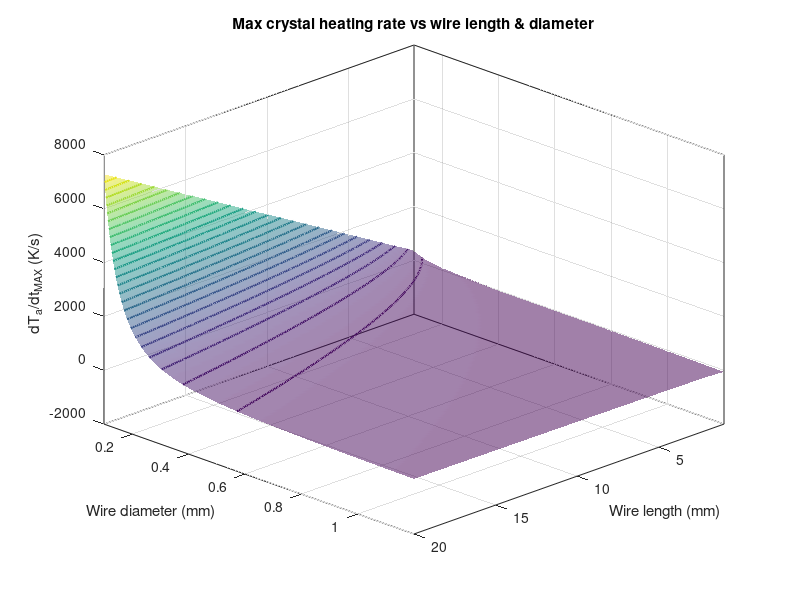
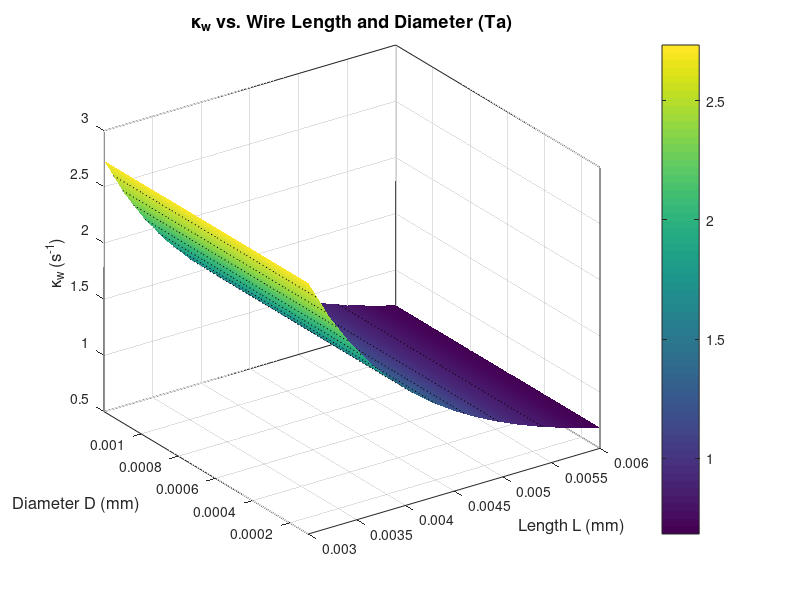
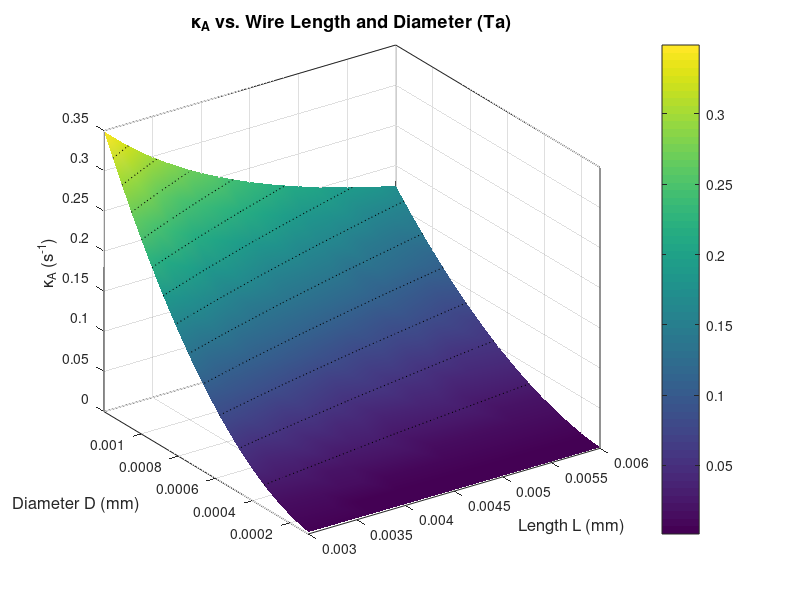

Reproduce these figures in MATLAB, in order. (Note: this script raises an error after producing the figures.)
%% 9/9 - FIG 3 DERIVE (eq 8 visualization as fct of radius and length of wire; add radiative loss later) 
%9/11 - really just replication of doc's calculations, adjustable wire
%dimensions

molarheatcap_Ta = 25.36; %J/mol K 
atomicmass_Ta = 180.947; %g/mol
length_wire = 0.005; %m, original 0.005 
diameter_wire = 0.0006; %m, original 0.0006
area_wire = pi() * (diameter_wire/2)^2; %2.8 * 10^-7 m^2 

conduct_Ta = 57.5; %W/ m*K
conduct_wire = conduct_Ta * (area_wire/length_wire); %W/K, ~3.3 x 10^-3

density_Ta = 16.678; %g/cm^3
mass_wire = density_Ta * length_wire * area_wire * 10^6;
heatcap_wire = (mass_wire / atomicmass_Ta) * molarheatcap_Ta; 


kapp_w = conduct_wire/heatcap_wire;

% 9/18 - KAPP_A

ni_radius = 0.005; %m
ni_thick = 0.0002; %m 
ni_density = 8.9 * 10^3; %kg / m^3
mass_crystal = pi() * ni_radius^2 * ni_thick * ni_density; %1.398 * 10^-4 kg
C_ni = 26.07; %J/mol K
atomicmass_Ni = 58.69; %g/mol
heatcap_crystal = C_ni * (mass_crystal*1000)/atomicmass_Ni; %0.0621 J/K

kapp_a = conduct_wire/heatcap_crystal; %0.052 s^-1



% EQ 8 FOR CRYSTAL TEMP

% ---- Parameters 
Tb     = 80;           % K, cooling block
rho = 1900;          % K/s, effective wire "resistivity" from DeAngelis/Anton
Ta0    = 200;          % K, initial crystal temp


% GEOMETRY MOD, DISPLACING RHO = 1900 INDEPENDENT OF WIRE DIAMETER
rho_elec_Ta  = 2.22e-7;           % ohm * m (for Ta @ 300K) 1.38 
R     = rho_elec_Ta * length_wire / area_wire;  % ohm 
I_max = 40;                 
rho   = (I_max^2 * R) / heatcap_wire;    % K/s when input=1


dTa_dT_MAX = ((kapp_a * rho) / (2 * kapp_w)) - (kapp_a/2 * (Ta0 - Tb));

%ALT DEFINE kapp_w/rho 

reduced = 7.263e-4; %kapp_w / rho 
%dTa_dT_MAX = (kapp_a * reduced^-1) / 2 - (kapp_a/2 * (Ta0-Tb));

%% 9/25 - EQUATION 8 FOR MAX RATE CONTOUR 


% Sweeps
length_wireSPAN   = linspace(1e-3, 20e-3, 150);       % m
diameter_wireSPAN = linspace(0.1e-3, 1.2e-3, 150);    % m
[length_wireSPAN, diameter_wireSPAN] = meshgrid(length_wireSPAN, diameter_wireSPAN);

% Geometry-dependent terms
area_wireSPAN      = pi*(diameter_wireSPAN/2).^2;                          % m^2
conduct_wireSPAN   = conduct_Ta .* (area_wireSPAN ./ length_wireSPAN);     % W/K
mass_wireSPAN_g    = density_Ta .* (length_wireSPAN .* area_wireSPAN) .* 1e6; % g
heatcap_wireSPAN   = (mass_wireSPAN_g ./ atomicmass_Ta) .* molarheatcap_Ta;   % J/K

% Inverse time constants
kapp_wSPAN = conduct_wireSPAN ./ heatcap_wireSPAN;         % s^-1
kapp_aSPAN = conduct_wireSPAN ./ heatcap_crystal;          % s^-1

% Drive tied to geometry
RSPAN        = rho_elec_Ta .* (length_wireSPAN ./ area_wireSPAN);          % ohm
rhoSPAN      = (I_max.^2 .* RSPAN) ./ heatcap_wireSPAN;                    % K/s

% Closed-form max heating rate
dTa_dt_MAX_SPAN = (kapp_aSPAN .* rhoSPAN) ./ (2 .* kapp_wSPAN) ...
                  - (kapp_aSPAN./2) .* (Ta0 - Tb);                         % K/s

% Plot
figure('Color','w');
hSurf = surf(length_wireSPAN*1e3, diameter_wireSPAN*1e3, dTa_dt_MAX_SPAN);
shading interp; box on; grid on; hold on;

% Make the surface semi-transparent
set(hSurf, 'FaceAlpha', 0.5, 'EdgeAlpha', 0.3);

% Overlay contour lines
contour3(length_wireSPAN*1e3, diameter_wireSPAN*1e3, dTa_dt_MAX_SPAN, 25, 'LineWidth', 1.5);

xlabel('Wire length (mm)');
ylabel('Wire diameter (mm)');
zlabel('dT_a/dt_{MAX} (K/s)');
title('Max crystal heating rate vs wire length & diameter');
view(135,30);


%% 9/18 - 3D PLOT OF KAPP_W 

length_wireSPAN = linspace(3/1000, 6/1000, 15);    % wire length [m]
diameter_wireSPAN = linspace(0.1/1000,1.2/1000, 15); % wire diameter [m]
%diameter_wireSPAN = 0.0006;
[length_wireSPAN, diameter_wireSPAN] = meshgrid(length_wireSPAN, diameter_wireSPAN);
area_wireSPAN = pi*(diameter_wireSPAN/2).^2;                 % m^2 cross-sectional area

conduct_wireSPAN = conduct_Ta .* (area_wireSPAN ./ length_wireSPAN);                   % W/K
mass_wireSPAN  = density_Ta .* (length_wireSPAN .* area_wireSPAN) .* 1e6;            % g  (m^3 -> cm^3)
heatcap_wireSPAN = (mass_wireSPAN ./ atomicmass_Ta) .* molarheatcap_Ta; % J/K

% Inverse time constant
kapp_wSPAN = conduct_wireSPAN ./ heatcap_wireSPAN;                  % 1/s

% --- Plot ---
figure('Color','w');
surf(length_wireSPAN, diameter_wireSPAN, kapp_wSPAN);
shading interp; box on; grid on; hold on;
contour3(length_wireSPAN, diameter_wireSPAN, kapp_wSPAN, 12, 'k:', 'LineWidth', 0.8); % iso-kappa lines

xlabel('Length L (mm)', 'FontSize', 12);
ylabel('Diameter D (mm)', 'FontSize', 12);
zlabel('\kappa_w (s^{-1})', 'FontSize', 12);
title('\kappa_w vs. Wire Length and Diameter (Ta)', 'FontSize', 13);
colorbar; view(-35, 28);

% Optional: show Z on log scale if the L-range is wide
% set(gca,'ZScale','log');

% --- (Optional) sanity check: diameter-independence ---
% For any fixed L, kappa_w should be (numerically) constant vs D.
% rel_range = max(kappa_w) - min(kappa_w) along D, normalized by mean
% rr = max(range(kappa_w,1) ./ mean(kappa_w,1));
% fprintf('Max relative variation along D at fixed L: %.2e\n', rr);




%% 9/18 3D PLOT OF KAPP_A
% Inverse time constant
kapp_ASPAN = conduct_wireSPAN ./ heatcap_crystal;                  % 1/s

% --- Plot ---
figure('Color','w');
surf(length_wireSPAN, diameter_wireSPAN, kapp_ASPAN);
shading interp; box on; grid on; hold on;
contour3(length_wireSPAN, diameter_wireSPAN, kapp_ASPAN, 12, 'k:', 'LineWidth', 0.8); % iso-kappa lines

xlabel('Length L (mm)', 'FontSize', 12);
ylabel('Diameter D (mm)', 'FontSize', 12);
zlabel('\kappa_A (s^{-1})', 'FontSize', 12);
title('\kappa_A vs. Wire Length and Diameter (Ta)', 'FontSize', 13);
colorbar; view(-35, 28);



%% SEPT04 RE-DERIVATION OF SECT 3, GIVES FIG 3 

R_gas = 8.314; % J/mol K
T_b = 80; %cooling block temp, K 
kap_a = 0.049; % k / m_a * c_a, slow inverse time constant, s^-1 
%kap_a = kapp_a; % SLOW INVERSE TIME CONSTANT CALCULATED FROM WIRE DIMENSIONS
%kap_w = kapp_w; %kappa_w derived from dimensions as opposed to fit
kap_w = 0.81; % k / m_w * c_w, fast inverse time constant, s^-1 GIVEN 




% GEOMETRY MOD, DISPLACING RHO = 1900 INDEPENDENT OF WIRE DIAMETER
rho_elec_Ta  = 1.38e-7;           % ohm * m (for Ta @ 300K) 1.38 
R     = rho_elec_Ta * length_wire / area_wire;  % ohm 
I_max = 40;                 
rho   = (I_max^2 * R) / heatcap_wire;    % K/s when input=1
rho = 1900;


%rho = 1900; % GIVEN 'effective wire resistivity for rapid heating, i_max^2 * R / m_w * c_w
fprintf('kappa_w / rho = %4e \n', kap_w/rho);

% time and input
t_on   = 2.0;            % s   heating pulse length
t_end  = 8.0;            % s   simulation horizon
I = @(t) (t < t_on);     % **scaled** current: 1 while on, 0 after


% ODE:  y(1)=T_w (wire), y(2)=T_a (adsorbent/crystal)
odefun = @(t,y) [ ...
    rho*I(t) - kap_w*(y(1) - y(2)) - kap_w*(y(1) - T_b) ;  % dT_w/dt
    kap_a*(y(1) - y(2))                                    % dT_a/dt
];

figure(2);
hold on;

y0 = [200; 200];                 % K  initial wire & crystal temps
opts = odeset('RelTol',1e-9,'AbsTol',1e-9);
[t,y] = ode45(odefun,[0 t_end],y0,opts);
T_w = y(:,1);
T_a = y(:,2);
tI  = linspace(0, t_end, 800);
ItI = arrayfun(I, tI); 
tiledlayout(3,1);  % 1) current, 2) T_wire, 3) T_crystal

% 1) current vs time
nexttile;
stairs(tI, ItI, 'LineWidth', 1.8);
ylim([-0.05 1.05]);
xlabel('time (s)'); ylabel('I(t) (scaled)');
title('Current command'); grid on;

nexttile;
plot(t,T_w,'LineWidth',1.8);
xlabel('time (s)'); ylabel('T_{wire} (K)');
title('T_{wire}(t)'); grid on;

nexttile;
plot(t,T_a,'LineWidth',1.8);
xlabel('time (s)'); ylabel('T_{Ni} (K)');
title('T_{Ni}(t)'); grid on;
hold off;

% (Optional) overlay the input to sanity-check the timing:
% figure; plot(t, arrayfun(I,t)); ylim([-0.1 1.1]); title('Scaled current I(t)');

t_NOLOSS = t;

% ^ CURRENT IS SCALED AS (CURRENT_ACTUAL/CURRENT_MAX)^2

%% 9/16 - OVERLAYING CRYSTAL TEMP VS TIME AND DIAMETER AND ALL 

figure(4);
hold on;
plot(t, T_a, 'LineWidth', 2, ...
     'DisplayName', sprintf('Length = %.2e, Diameter = %.2e', length_wire, diameter_wire));
xlabel('time (s)');
ylabel('T_{Ni} (K)');
title('T_{Ni}(t)');
grid on;
legend show;



%% 9/18 3D PLOT OF MAX RATES 


RSPAN   = rho_elec_Ta .* (length_wireSPAN ./ area_wireSPAN);   % ohm
rhoSPAN = (I_max.^2 .* RSPAN) ./ heatcap_wireSPAN;             % K/s (u=1)

% --- Loop over grid using rhoSPAN values ---
u = @(t) double(t < t_on);

max_dTa = zeros(size(kapp_ASPAN));
for j = 1:numel(kapp_ASPAN)
    kw  = kapp_wSPAN(j);
    ka  = kapp_ASPAN(j);
    rho = rhoSPAN(j);   % geometry-dependent rho

    odefun_j = @(t,y) [ ...
        rho*u(t) - kw*(y(1)-y(2)) - kw*(y(1)-T_b);  % dT_w/dt
        ka*(y(1)-y(2))                               % dT_a/dt
    ];

    [t, y] = ode45(odefun_j, [0 t_end], y0, opts);
    dTa = ka .* (y(:,1) - y(:,2));
    max_dTa(j) = max(dTa);
end

% --- Plot ---
figure('Color','w');
surf(length_wireSPAN*1e3, diameter_wireSPAN*1e3, max_dTa);
shading interp; box on; grid on; hold on;
contour3(length_wireSPAN*1e3, diameter_wireSPAN*1e3, max_dTa, 12, 'k:', 'LineWidth', 0.7);
xlabel('Wire Length (mm)'); ylabel('Wire Diameter (mm)'); zlabel('max dT_{Ni}/dt (K/s)');
title('Max crystal heating rate vs. wire length & diameter (geom. \rho)');
colorbar; view(-35, 28);

%% 9/19 - RADIATIVE LOSS TEST, 2D 
length_wire = 0.01;
diameter_wire = 0.0005;
area_wire = (diameter_wire/2)^2 * pi();

% SEPT04 RE-DERIVATION OF SECT 3, GIVES FIG 3 

R_gas = 8.314; % J/mol K
T_b = 80; %cooling block temp, K 
%kap_a = 0.049; % k / m_a * c_a, slow inverse time constant, s^-1 
kap_a = kapp_a; % SLOW INVERSE TIME CONSTANT CALCULATED FROM WIRE DIMENSIONS
kap_w = kapp_w; %kappa_w derived from dimensions as opposed to fit
%kap_w = 0.81; % k / m_w * c_w, fast inverse time constant, s^-1 GIVEN 

% GEOMETRY MOD, DISPLACING RHO = 1900 INDEPENDENT OF WIRE DIAMETER
rho_elec_Ta  = 2.2e-7;                 % ohm*m (Ta @ ~300 K) DOC ORIGINAL 2.2 * 10^-7
R     = rho_elec_Ta * length_wire / area_wire;   % ohm 
I_max = 40;                 
rho   = (I_max^2 * R) / heatcap_wire;            % K/s when input=1

% ^ CURRENT IS SCALED AS (CURRENT_ACTUAL/CURRENT_MAX)^2
fprintf('kappa_w / rho = %4e \n', kap_w/rho);

% time and input
t_on   = 2.0;            % s   heating pulse length
t_end  = 8.0;            % s   simulation horizon
I = @(t) (t < t_on);     % **scaled** current: 1 while on, 0 after

% ---------- Radiative loss (wire + crystal) ----------
sigma = 5.670374419e-8;  % W/m^2/K^4
T_env = 300;             % K, chamber/walls
eps_w = 0.30;            % wire emissivity (Ta, hot/oxidized ~0.2–0.4)
eps_a = 0.15;            % crystal emissivity (Ni, finish-dependent)

% Crystal area (disk: two faces + rim)
A_crys = 2*pi*ni_radius^2 + 2*pi*ni_radius*ni_thick; % m^2
% Wire lateral area using only length_wire & area_wire:
% D = 2*sqrt(area/pi) => A_wire = circumference*L = pi*D*L = 2*sqrt(pi*area)*L
A_wire = 2*sqrt(pi*area_wire)*length_wire;           % m^2
% -----------------------------------------------------

% ODE:  y(1)=T_w (wire), y(2)=T_a (adsorbent/crystal)
odefun = @(t,y) [ ...
    rho*I(t) ...
  - kap_w*(y(1) - y(2)) - kap_w*(y(1) - T_b) ...
  - eps_w*sigma*A_wire * ( y(1).^4 - T_env^4 ) / heatcap_wire ;          % wire radiation
    kap_a*(y(1) - y(2)) ...
  - eps_a*sigma*A_crys * ( y(2).^4 - T_env^4 ) / heatcap_crystal         % crystal radiation
];

figure(2);
hold on;

y0 = [200; 200];                 % K  initial wire & crystal temps
opts = odeset('RelTol',1e-9,'AbsTol',1e-9);
[t_LOSS,y] = ode45(odefun,[0 t_end],y0,opts);
T_w_LOSS = y(:,1);
T_a_LOSS = y(:,2);
tI  = linspace(0, t_end, 800);
ItI = arrayfun(I, tI); 
tiledlayout(3,1);  % 1) current, 2) T_wire, 3) T_crystal

% 1) current vs time
nexttile;
stairs(tI, ItI, 'LineWidth', 1.8);
ylim([-0.05 1.05]);
xlabel('time (s)'); ylabel('I(t) (scaled)');
title('Current command'); grid on;

nexttile;
plot(t_LOSS,T_w_LOSS,'LineWidth',1.8);
xlabel('time (s)'); ylabel('T_{wire} (K)');
title('T_{wire}(t)'); grid on;

nexttile;
plot(t_LOSS,T_a_LOSS,'LineWidth',1.8);
xlabel('time (s)'); ylabel('T_{Ni} (K)');
title('T_{Ni}(t)'); grid on;
hold off;

figure(3); hold on;
plot(t_LOSS, T_a_LOSS);



%% 9/19 - MULTIPLE WIRES + RADIATIVE LOSS TEST, 2D
% WORKS - Ta's actual resistivity + considering multiple wires WRT 6a, 6b
% check out with Fig 3 
fprintf('NEW INSTANCE \n');
diameter_wire = 6e-4; %m
area_wire = (diameter_wire/2)^2 * pi(); %m^2
length_wire = 0.005; %m
n_wires = 4;  % set number of identical wires in parallel

% Electrical: R_total = R_single / n, Heat capacity: Cw_total = n * Cw_single
rho_elec_Ta  = 1.38e-7;                              % ohm*m (Ta @ ~300 K)
R_single     = rho_elec_Ta * length_wire / area_wire;
R_total      = R_single;

I_max_total  = 40 /  (n_wires/2);                                  % total available current (A)
Cw_total     =  heatcap_wire;

% Heating parameter with fixed TOTAL current budget:
rho = (I_max_total^2 * R_total) / Cw_total;         % = I_max^2 * R_single / (n^2 * Cw_single)

% Radiative area scales with n (lateral area only, same geometry as before)
A_wire_single = 2*sqrt(pi*area_wire)*length_wire;   % m^2
A_wire_total  = n_wires * A_wire_single;            % m^2

%fprintf('n_wires=%d  |  kappa_w/rho = %4e \n', n_wires, kap_w/rho);

% ---- ODE with radiation (wire uses total area & total heat capacity) ----
sigma = 5.670374419e-8;  % W/m^2/K^4
T_env = 300;             % K
eps_w = 0.30;            % Ta wire emissivity
eps_a = 0.15;            % Ni crystal emissivity

A_crys = 2*pi*ni_radius^2 + 2*pi*ni_radius*ni_thick; % m^2

I = @(t) (t < t_on);
%{
odefun = @(t,y) [ ...
    rho*I(t) ...
  - kap_w*(y(1) - y(2)) - kap_w*(y(1) - T_b) ...
  - eps_w*sigma*A_wire_total * ( y(1).^4 - T_env^4 ) / Cw_total ;           % wire radiation (n wires)
    kap_a*(y(1) - y(2)) * n_wires ...
  - eps_a*sigma*A_crys * ( y(2).^4 - T_env^4 ) / heatcap_crystal            % crystal radiation
];
%}

odefun = @(t,y) [ ...
    (R*I(t) * (20 ^2/2)...
  - conduct_wire*(y(1) - y(2)) - conduct_wire*(y(1) - T_b)) / heatcap_wire ...
  - eps_w*sigma*A_wire_total * ( y(1).^4 - T_env^4 ) / Cw_total  ;          % wire radiation (n wires)
    (conduct_wire *(y(1) - y(2)) * n_wires)/ heatcap_crystal ...
  - eps_a*sigma*A_crys * ( y(2).^4 - T_env^4 ) / heatcap_crystal       % crystal radiation
];

fprintf('\n RESISTANCE FOR WHATEVER REASON = %2f \n', R);


% ---- Integrate and plot (unchanged below) ----
figure(4); hold on;
y0 = [200; 200];                 % K
opts = odeset('RelTol',1e-9,'AbsTol',1e-9);
[t,y] = ode45(odefun,[0 t_end],y0,opts);
T_w = y(:,1); T_a = y(:,2);

tI  = linspace(0, t_end, 800);
ItI = arrayfun(I, tI);
tiledlayout(3,1);
nexttile; stairs(tI, ItI, 'LineWidth', 1.8); ylim([-0.05 1.05]);
xlabel('time (s)'); ylabel('I(t) (scaled)'); title('Current command'); grid on;

nexttile; plot(t,T_w,'LineWidth',1.8);
xlabel('time (s)'); ylabel('T_{wire} (K)'); title('T_{wire}(t)'); grid on;

nexttile; plot(t,T_a,'LineWidth',1.8);
xlabel('time (s)'); ylabel('T_{Ni} (K)'); title('T_{Ni}(t)'); grid on; hold off;


% Calculate the heating rate (dT_a/dt) by taking the numerical derivative
dT_a_dt = gradient(T_a, t);

% Find the maximum heating rate
max_heating_rate = max(dT_a_dt);
fprintf('Maximum heating rate of crystal (T_a): %.4f K/s\n', max(dT_a_dt));

% Calculate radiative losses for both wire and crystal
radiative_loss_wire = eps_w * sigma * A_wire_total * (T_w.^4 - T_env^4);  % W
radiative_loss_crystal = eps_a * sigma * A_crys * (T_a.^4 - T_env^4);     % W
total_radiative_loss = radiative_loss_wire + radiative_loss_crystal;      % W

% Modify the existing plotting section to include 4 subplots
figure(4); 
tiledlayout(4,1);  % Changed from 3,1 to 4,1

nexttile; stairs(tI, ItI, 'LineWidth', 1.8); ylim([-0.05 1.05]);
xlabel('time (s)'); ylabel('I(t) (scaled)'); title('Current command'); grid on;

nexttile; plot(t,T_w,'LineWidth',1.8);
xlabel('time (s)'); ylabel('T_{wire} (K)'); title('T_{wire}(t)'); grid on;

nexttile; plot(t,T_a,'LineWidth',1.8);
xlabel('time (s)'); ylabel('T_{Ni} (K)'); title('T_{Ni}(t)'); grid on;

% New fourth subplot for radiative losses
nexttile; 
plot(t, radiative_loss_wire, 'r-', 'LineWidth', 1.8, 'DisplayName', 'Wire Radiation');
hold on;
plot(t, radiative_loss_crystal, 'b-', 'LineWidth', 1.8, 'DisplayName', 'Crystal Radiation');
plot(t, total_radiative_loss, 'k--', 'LineWidth', 2, 'DisplayName', 'Total Radiation');
xlabel('time (s)'); 
ylabel('Radiative Loss (W)'); 
title('Radiative Heat Loss vs Time');
legend('Location', 'best');
grid on;
hold off;

%% 


% ---- Sweep ranges ----
L_span = linspace(1e-3, 20e-3, 45);        % wire length [m]
D_span = linspace(0.10e-3, 1.20e-3, 45);   % wire diameter [m]
[LL, DD] = meshgrid(L_span, D_span);

% ---- Constants (reused from your script or defined here) ----
sigma  = 5.670374419e-8;   % Stefan–Boltzmann [W/m^2/K^4]
T_env  = 300;              % [K]
eps_w  = 0.30;             % Ta wire emissivity
eps_a  = 0.15;             % Ni crystal emissivity
rho_elec_Ta = 1.38e-7;     % [ohm*m] Ta @ ~300 K
A_crys = 2*pi*ni_radius^2 + 2*pi*ni_radius*ni_thick; % crystal area [m^2]

% Total current budget (your convention)
I_max_total = 40 / (n_wires/2);   % [A] (kept from your snippet)

% Preallocate
max_dTa = zeros(size(LL));

% Solver settings
opts = odeset('RelTol',1e-7,'AbsTol',1e-8,'MaxStep',t_end/400);

% Drive (scaled "power command" à la DeAngelis: l(t) = [i/imax]^2)
I = @(t) double(t < t_on);  % 0/1 step

for r = 1:size(LL,1)
  for c = 1:size(LL,2)
    Lw = LL(r,c);                 % current length [m]
    Dw = DD(r,c);                 % current diameter [m]
    Aw = pi*(Dw/2).^2;           % cross-section [m^2]

    % Per-wire properties
    conduct_wire_1 = conduct_Ta * (Aw / Lw);  % W/K (Fourier lumped)
    mass_wire_g    = density_Ta * (Lw*Aw) * 1e6; % g  (m^3→cm^3)
    Cw_1           = (mass_wire_g / atomicmass_Ta) * molarheatcap_Ta; % J/K

    % Parallel wires
    conduct_total  = n_wires * conduct_wire_1;      % W/K to crystal (sum of links)
    Cw_total       = n_wires * Cw_1;                % J/K
    R_single       = rho_elec_Ta * (Lw / Aw);       % ohms
    R_total        = R_single / n_wires;            % parallel
    A_wire_total   = n_wires * (pi*Dw * Lw);        % lateral area ~ circumference*length

    % Heating parameter (scaled feedforward style): dT_w/dt term = rho_ff * I(t)
    rho_ff = (I_max_total^2 * R_total) / Cw_total;  % [K/s] per unit I(t) (0..1)

    % ODE (y1 = T_w, y2 = T_a)
    odefun = @(t,y) [ ...
      rho_ff*I(t) ...                                              % + Joule heating into wires
      - (conduct_total*(y(1)-y(2)) + conduct_total*(y(1)-T_b)) / Cw_total ... % conduction to crystal & block
      - eps_w*sigma*A_wire_total*(y(1).^4 - T_env^4)/Cw_total ;    % radiation from wires
      ...
      (conduct_total*(y(1)-y(2)))/heatcap_crystal ...               % conduction into crystal
      - eps_a*sigma*A_crys*(y(2).^4 - T_env^4)/heatcap_crystal      % crystal radiation
    ];

    % Integrate
    y0 = [T_b; T_b];
    [t_sol, y_sol] = ode45(odefun, [0 t_end], y0, opts);
    Tw = y_sol(:,1);  Ta = y_sol(:,2);

    % Instantaneous crystal heating rate (from the same RHS)
    dTa_dt = (conduct_total*(Tw - Ta))/heatcap_crystal ...
           - eps_a*sigma*A_crys*(Ta.^4 - T_env^4)/heatcap_crystal;  % [K/s]

    % Store maximum
    max_dTa(r,c) = max(dTa_dt);
  end
end

% ---- 3D contour plot ----
figure('Color','w');
L_mm = LL*1e3;   % x-axis in mm
D_mm = DD*1e3;   % y-axis in mm
contour3(L_mm, D_mm, max_dTa, 24, 'LineWidth', 1.2);
grid on; box on;
xlabel('Wire length L (mm)');
ylabel('Wire diameter D (mm)');
zlabel('Max dT_{a}/dt (K/s)');
title('Max crystal heating rate vs wire length & diameter (n-wires in parallel)');
view(45, 28);
colorbar; % optional, gives a scalar key for contour heights



%% 9/19 RADIATIVE LOSS TEST 3D, ONE WIRE 



RSPAN   = rho_elec_Ta .* (length_wireSPAN ./ area_wireSPAN);   % ohm
rhoSPAN = (I_max.^2 .* RSPAN) ./ heatcap_wireSPAN;             % K/s (u=1)

% --- Loop over grid using rhoSPAN values ---
u = @(t) double(t < t_on);

max_dTa = zeros(size(kapp_ASPAN));
for j = 1:numel(kapp_ASPAN)
    kw  = kapp_wSPAN(j);
    ka  = kapp_ASPAN(j);
    rho = rhoSPAN(j);   % geometry-dependent rho

    odefun_j = @(t,y) [ ...
        rho*u(t) - kw*(y(1)-y(2)) - kw*(y(1)-T_b);  % dT_w/dt
        ka*(y(1)-y(2))                               % dT_a/dt
    ];

    [t, y] = ode45(odefun_j, [0 t_end], y0, opts);
    dTa = ka .* (y(:,1) - y(:,2));
    max_dTa(j) = max(dTa);
end

% --- Plot ---
figure('Color','w');
surf(length_wireSPAN*1e3, diameter_wireSPAN*1e3, max_dTa);
shading interp; box on; grid on; hold on;
contour3(length_wireSPAN*1e3, diameter_wireSPAN*1e3, max_dTa, 12, 'k:', 'LineWidth', 0.7);
xlabel('Wire Length (mm)'); ylabel('Wire Diameter (mm)'); zlabel('max dT_{Ni}/dt (K/s)');
title('Max crystal heating rate vs. wire length & diameter (geom. \rho)');
colorbar; view(-35, 28);


%% Max crystal heating rate vs wire diameter (L fixed at original)

% ---- Sweep range (diameter only) ----
D_span = linspace(0.10e-3, 1.20e-3, 60);   % [m] adjust as needed
L_fix  = 5e-3;                              % [m] original length

% ---- Constants reused from your script ----
sigma  = 5.670374419e-8;                    % W/m^2/K^4
T_env  = 300;                               % K
eps_w  = 0.30;                              % Ta wire emissivity
eps_a  = 0.15;                              % Ni crystal emissivity
rho_elec_Ta = 1.38e-7;                      % ohm*m (Ta ~300 K)
A_crys = 2*pi*ni_radius^2 + 2*pi*ni_radius*ni_thick;  % crystal area [m^2]

% Current budget convention from your snippet
I_max_total = 40 / (n_wires/2);             % [A]

% Preallocate
max_dTa = zeros(size(D_span));

% Solver settings
opts = odeset('RelTol',1e-7,'AbsTol',1e-8,'MaxStep',t_end/400);

% Drive (scaled 0/1 step)
I = @(t) double(t < t_on);

for k = 1:numel(D_span)
    Dw = D_span(k);                         % current diameter [m]
    Lw = L_fix;                             % fixed length [m]
    Aw = pi*(Dw/2).^2;                      % cross-section [m^2]

    % Per-wire properties
    conduct_wire_1 = conduct_Ta * (Aw / Lw);               % W/K
    mass_wire_g    = density_Ta * (Lw*Aw) * 1e6;           % g  (m^3 -> cm^3)
    Cw_1           = (mass_wire_g / atomicmass_Ta) * molarheatcap_Ta; % J/K

    % Parallel wires
    conduct_total  = n_wires * conduct_wire_1;             % W/K
    Cw_total       = n_wires * Cw_1;                       % J/K
    R_single       = rho_elec_Ta * (Lw / Aw);              % ohms
    R_total        = R_single / n_wires;                   % parallel
    A_wire_total   = n_wires * (pi*Dw * Lw);               % lateral area

    % Heating parameter for scaled step input
    rho_ff = (I_max_total^2 * R_total) / Cw_total;         % K/s per unit I(t)

    % ODE: y = [T_w; T_a]
    odefun = @(t,y) [ ...
        rho_ff*I(t) ...
      - (conduct_total*(y(1)-y(2)) + conduct_total*(y(1)-T_b)) / Cw_total ...
      - eps_w*sigma*A_wire_total*(y(1).^4 - T_env^4)/Cw_total ;
        (conduct_total*(y(1)-y(2)))/heatcap_crystal ...
      - eps_a*sigma*A_crys*(y(2).^4 - T_env^4)/heatcap_crystal ...
    ];

    % Integrate
    y0 = [T_b; T_b];
    [t_sol, y_sol] = ode45(odefun, [0 t_end], y0, opts);
    Tw = y_sol(:,1);  Ta = y_sol(:,2);

    % Crystal heating rate (consistent with RHS)
    dTa_dt = (conduct_total*(Tw - Ta))/heatcap_crystal ...
           - eps_a*sigma*A_crys*(Ta.^4 - T_env^4)/heatcap_crystal;

    % Record max
    max_dTa(k) = max(dTa_dt);
end

% ---- Plot ----
figure('Color','w');
plot(D_span*1e6, max_dTa, 'LineWidth', 1.8);
grid on; box on;
xlabel('Wire diameter D (\mum)');
ylabel('Max dT_{a}/dt (K/s)');
title(sprintf('Max crystal heating rate vs wire diameter (L = %.1f mm, n = %d)', L_fix*1e3, n_wires));
